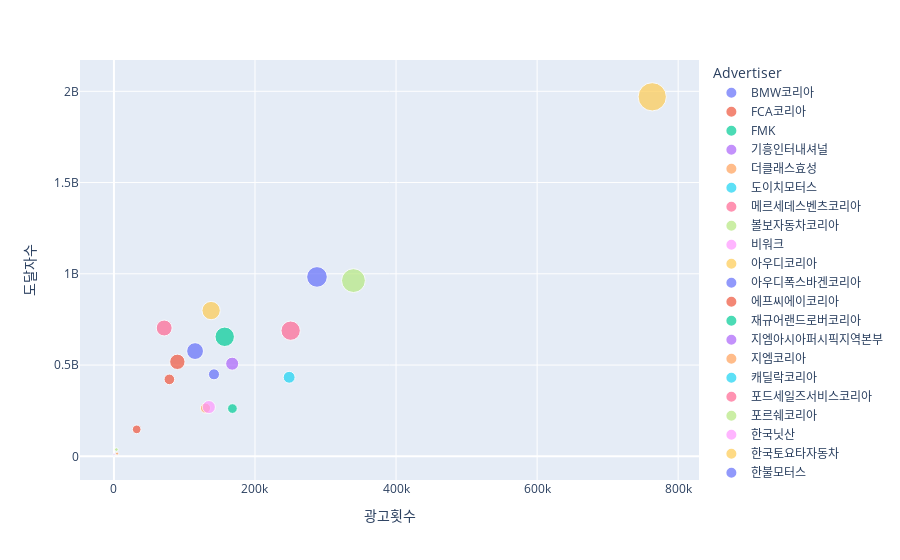

The cell this chart's notebook holds for it:
### Code cell
# 브랜드별 도달자수&시청자수
# 도달자수와 시청자수는 대체로 비례하는 편
# 굉고횟수가 많을수록 도달자 및 시청자가 많다
# 도요타가 광고횟수압도적 1등
fig = px.scatter(br_pivot, size = br_pivot['GRP'],x = br_pivot['광고횟수'], y = br_pivot['도달자수'],
                 color=br_pivot.index, labels={'x':"광고횟수",
                                              'y':"도달자수",
                                              'species':"Brand"})
fig.show()

### Figure 1 — Plotly figure (JSON) as saved in the notebook; plotly's stock layout.template omitted (floating-point values rounded to 4 significant figures)
{"data": [{"hovertemplate": "Advertiser=BMW코리아<br>광고횟수=%{x}<br>도달자수=%{y}<br>GRP=%{marker.size}<extra></extra>", "legendgroup": "BMW코리아", "marker": {"color": "#636efa", "size": [52570.0], "sizemode": "area", "sizeref": 246.8, "symbol": "circle"}, "mode": "markers", "name": "BMW코리아", "orientation": "v", "showlegend": true, "type": "scatter", "x": [287898], "xaxis": "x", "y": [982908993], "yaxis": "y"}, {"hovertemplate": "Advertiser=FCA코리아<br>광고횟수=%{x}<br>도달자수=%{y}<br>GRP=%{marker.size}<extra></extra>", "legendgroup": "FCA코리아", "marker": {"color": "#EF553B", "size": [9257], "sizemode": "area", "sizeref": 246.8, "symbol": "circle"}, "mode": "markers", "name": "FCA코리아", "orientation": "v", "showlegend": true, "type": "scatter", "x": [32268], "xaxis": "x", "y": [147606815], "yaxis": "y"}, {"hovertemplate": "Advertiser=FMK<br>광고횟수=%{x}<br>도달자수=%{y}<br>GRP=%{marker.size}<extra></extra>", "legendgroup": "FMK", "marker": {"color": "#00cc96", "size": [11640.0], "sizemode": "area", "sizeref": 246.8, "symbol": "circle"}, "mode": "markers", "name": "FMK", "orientation": "v", "showlegend": true, "type": "scatter", "x": [168012], "xaxis": "x", "y": [261665899], "yaxis": "y"}, {"hovertemplate": "Advertiser=기흥인터내셔널<br>광고횟수=%{x}<br>도달자수=%{y}<br>GRP=%{marker.size}<extra></extra>", "legendgroup": "기흥인터내셔널", "marker": {"color": "#ab63fa", "size": [469.1], "sizemode": "area", "sizeref": 246.8, "symbol": "circle"}, "mode": "markers", "name": "기흥인터내셔널", "orientation": "v", "showlegend": true, "type": "scatter", "x": [108], "xaxis": "x", "y": [11381072], "yaxis": "y"}, {"hovertemplate": "Advertiser=더클래스효성<br>광고횟수=%{x}<br>도달자수=%{y}<br>GRP=%{marker.size}<extra></extra>", "legendgroup": "더클래스효성", "marker": {"color": "#FFA15A", "size": [1209.0], "sizemode": "area", "sizeref": 246.8, "symbol": "circle"}, "mode": "markers", "name": "더클래스효성", "orientation": "v", "showlegend": true, "type": "scatter", "x": [4494], "xaxis": "x", "y": [14996504], "yaxis": "y"}, {"hovertemplate": "Advertiser=도이치모터스<br>광고횟수=%{x}<br>도달자수=%{y}<br>GRP=%{marker.size}<extra></extra>", "legendgroup": "도이치모터스", "marker": {"color": "#19d3f3", "size": [83.9], "sizemode": "area", "sizeref": 246.8, "symbol": "circle"}, "mode": "markers", "name": "도이치모터스", "orientation": "v", "showlegend": true, "type": "scatter", "x": [30], "xaxis": "x", "y": [1927607], "yaxis": "y"}, {"hovertemplate": "Advertiser=메르세데스벤츠코리아<br>광고횟수=%{x}<br>도달자수=%{y}<br>GRP=%{marker.size}<extra></extra>", "legendgroup": "메르세데스벤츠코리아", "marker": {"color": "#FF6692", "size": [31360], "sizemode": "area", "sizeref": 246.8, "symbol": "circle"}, "mode": "markers", "name": "메르세데스벤츠코리아", "orientation": "v", "showlegend": true, "type": "scatter", "x": [71268], "xaxis": "x", "y": [702991830], "yaxis": "y"}, {"hovertemplate": "Advertiser=볼보자동차코리아<br>광고횟수=%{x}<br>도달자수=%{y}<br>GRP=%{marker.size}<extra></extra>", "legendgroup": "볼보자동차코리아", "marker": {"color": "#B6E880", "size": [70170.0], "sizemode": "area", "sizeref": 246.8, "symbol": "circle"}, "mode": "markers", "name": "볼보자동차코리아", "orientation": "v", "showlegend": true, "type": "scatter", "x": [339582], "xaxis": "x", "y": [962904106], "yaxis": "y"}, {"hovertemplate": "Advertiser=비워크<br>광고횟수=%{x}<br>도달자수=%{y}<br>GRP=%{marker.size}<extra></extra>", "legendgroup": "비워크", "marker": {"color": "#FF97FF", "size": [38.1], "sizemode": "area", "sizeref": 246.8, "symbol": "circle"}, "mode": "markers", "name": "비워크", "orientation": "v", "showlegend": true, "type": "scatter", "x": [660], "xaxis": "x", "y": [1706712], "yaxis": "y"}, {"hovertemplate": "Advertiser=아우디코리아<br>광고횟수=%{x}<br>도달자수=%{y}<br>GRP=%{marker.size}<extra></extra>", "legendgroup": "아우디코리아", "marker": {"color": "#FECB52", "size": [41380.0], "sizemode": "area", "sizeref": 246.8, "symbol": "circle"}, "mode": "markers", "name": "아우디코리아", "orientation": "v", "showlegend": true, "type": "scatter", "x": [137790], "xaxis": "x", "y": [798642082], "yaxis": "y"}, {"hovertemplate": "Advertiser=아우디폭스바겐코리아<br>광고횟수=%{x}<br>도달자수=%{y}<br>GRP=%{marker.size}<extra></extra>", "legendgroup": "아우디폭스바겐코리아", "marker": {"color": "#636efa", "size": [34920.0], "sizemode": "area", "sizeref": 246.8, "symbol": "circle"}, "mode": "markers", "name": "아우디폭스바겐코리아", "orientation": "v", "showlegend": true, "type": "scatter", "x": [115044], "xaxis": "x", "y": [576557926], "yaxis": "y"}, {"hovertemplate": "Advertiser=에프씨에이코리아<br>광고횟수=%{x}<br>도달자수=%{y}<br>GRP=%{marker.size}<extra></extra>", "legendgroup": "에프씨에이코리아", "marker": {"color": "#EF553B", "size": [29120.0], "sizemode": "area", "sizeref": 246.8, "symbol": "circle"}, "mode": "markers", "name": "에프씨에이코리아", "orientation": "v", "showlegend": true, "type": "scatter", "x": [89934], "xaxis": "x", "y": [517698440], "yaxis": "y"}, {"hovertemplate": "Advertiser=재규어랜드로버코리아<br>광고횟수=%{x}<br>도달자수=%{y}<br>GRP=%{marker.size}<extra></extra>", "legendgroup": "재규어랜드로버코리아", "marker": {"color": "#00cc96", "size": [46580.0], "sizemode": "area", "sizeref": 246.8, "symbol": "circle"}, "mode": "markers", "name": "재규어랜드로버코리아", "orientation": "v", "showlegend": true, "type": "scatter", "x": [157062], "xaxis": "x", "y": [654912390], "yaxis": "y"}, {"hovertemplate": "Advertiser=지엠아시아퍼시픽지역본부<br>광고횟수=%{x}<br>도달자수=%{y}<br>GRP=%{marker.size}<extra></extra>", "legendgroup": "지엠아시아퍼시픽지역본부", "marker": {"color": "#ab63fa", "size": [20960.0], "sizemode": "area", "sizeref": 246.8, "symbol": "circle"}, "mode": "markers", "name": "지엠아시아퍼시픽지역본부", "orientation": "v", "showlegend": true, "type": "scatter", "x": [167658], "xaxis": "x", "y": [507582646], "yaxis": "y"}, {"hovertemplate": "Advertiser=지엠코리아<br>광고횟수=%{x}<br>도달자수=%{y}<br>GRP=%{marker.size}<extra></extra>", "legendgroup": "지엠코리아", "marker": {"color": "#FFA15A", "size": [12620.0], "sizemode": "area", "sizeref": 246.8, "symbol": "circle"}, "mode": "markers", "name": "지엠코리아", "orientation": "v", "showlegend": true, "type": "scatter", "x": [129858], "xaxis": "x", "y": [264234631], "yaxis": "y"}, {"hovertemplate": "Advertiser=캐딜락코리아<br>광고횟수=%{x}<br>도달자수=%{y}<br>GRP=%{marker.size}<extra></extra>", "legendgroup": "캐딜락코리아", "marker": {"color": "#19d3f3", "size": [17450.0], "sizemode": "area", "sizeref": 246.8, "symbol": "circle"}, "mode": "markers", "name": "캐딜락코리아", "orientation": "v", "showlegend": true, "type": "scatter", "x": [248430], "xaxis": "x", "y": [433041133], "yaxis": "y"}, {"hovertemplate": "Advertiser=포드세일즈서비스코리아<br>광고횟수=%{x}<br>도달자수=%{y}<br>GRP=%{marker.size}<extra></extra>", "legendgroup": "포드세일즈서비스코리아", "marker": {"color": "#FF6692", "size": [46080.0], "sizemode": "area", "sizeref": 246.8, "symbol": "circle"}, "mode": "markers", "name": "포드세일즈서비스코리아", "orientation": "v", "showlegend": true, "type": "scatter", "x": [250560], "xaxis": "x", "y": [688478777], "yaxis": "y"}, {"hovertemplate": "Advertiser=포르쉐코리아<br>광고횟수=%{x}<br>도달자수=%{y}<br>GRP=%{marker.size}<extra></extra>", "legendgroup": "포르쉐코리아", "marker": {"color": "#B6E880", "size": [1671.0], "sizemode": "area", "sizeref": 246.8, "symbol": "circle"}, "mode": "markers", "name": "포르쉐코리아", "orientation": "v", "showlegend": true, "type": "scatter", "x": [3498], "xaxis": "x", "y": [36983922], "yaxis": "y"}, {"hovertemplate": "Advertiser=한국닛산<br>광고횟수=%{x}<br>도달자수=%{y}<br>GRP=%{marker.size}<extra></extra>", "legendgroup": "한국닛산", "marker": {"color": "#FF97FF", "size": [21130.0], "sizemode": "area", "sizeref": 246.8, "symbol": "circle"}, "mode": "markers", "name": "한국닛산", "orientation": "v", "showlegend": true, "type": "scatter", "x": [134592], "xaxis": "x", "y": [269889409], "yaxis": "y"}, {"hovertemplate": "Advertiser=한국토요타자동차<br>광고횟수=%{x}<br>도달자수=%{y}<br>GRP=%{marker.size}<extra></extra>", "legendgroup": "한국토요타자동차", "marker": {"color": "#FECB52", "size": [98710.0], "sizemode": "area", "sizeref": 246.8, "symbol": "circle"}, "mode": "markers", "name": "한국토요타자동차", "orientation": "v", "showlegend": true, "type": "scatter", "x": [763236], "xaxis": "x", "y": [1969808970], "yaxis": "y"}, {"hovertemplate": "Advertiser=한불모터스<br>광고횟수=%{x}<br>도달자수=%{y}<br>GRP=%{marker.size}<extra></extra>", "legendgroup": "한불모터스", "marker": {"color": "#636efa", "size": [15080.0], "sizemode": "area", "sizeref": 246.8, "symbol": "circle"}, "mode": "markers", "name": "한불모터스", "orientation": "v", "showlegend": true, "type": "scatter", "x": [141852], "xaxis": "x", "y": [449207365], "yaxis": "y"}, {"hovertemplate": "Advertiser=혼다코리아<br>광고횟수=%{x}<br>도달자수=%{y}<br>GRP=%{marker.size}<extra></extra>", "legendgroup": "혼다코리아", "marker": {"color": "#EF553B", "size": [13860.0], "sizemode": "area", "sizeref": 246.8, "symbol": "circle"}, "mode": "markers", "name": "혼다코리아", "orientation": "v", "showlegend": true, "type": "scatter", "x": [78600], "xaxis": "x", "y": [421579453], "yaxis": "y"}], "layout": {"legend": {"itemsizing": "constant", "title": {"text": "Advertiser"}, "tracegroupgap": 0}, "margin": {"t": 60}, "xaxis": {"anchor": "y", "domain": [0, 1], "title": {"text": "광고횟수"}}, "yaxis": {"anchor": "x", "domain": [0, 1], "title": {"text": "도달자수"}}}}
